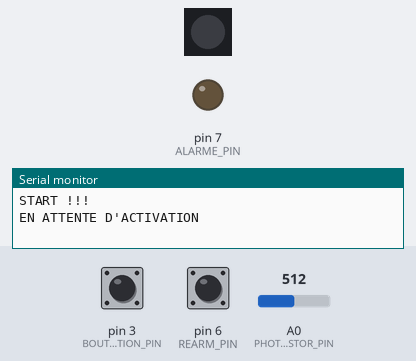
Bench run of a sketch on a simulated Arduino Uno, built with avr-gcc and run on an emulated ATmega328P. Shown: 1 RGB LEDs in strip order, left to right, output pins drawn as LEDs (lit = HIGH), the last lines printed to the serial monitor. The test bench sets the inputs (shaded band); at power-on: pin 3 (BOUTON_ACTIVATION_PIN) HIGH, A0 (PHOTORESISTOR_PIN) = 512, pin 6 (REARM_PIN) HIGH. Dim RGB values are drawn brighter than linear.

Above: at 1.6 s.
1.7 s: pin 3 (BOUTON_ACTIVATION_PIN) pulled LOW for 0.15 s
At 1.97 s:
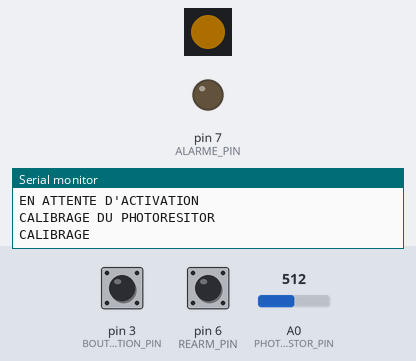
4.7 s: A0 (PHOTORESISTOR_PIN) set to 413
7.7 s: A0 (PHOTORESISTOR_PIN) set to 393
At 7.76 s:
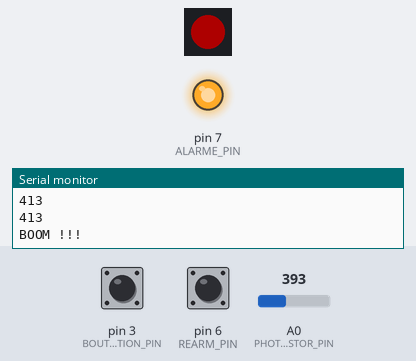
13.7 s: A0 (PHOTORESISTOR_PIN) set to 289
16.7 s: A0 (PHOTORESISTOR_PIN) set to 255
At 16.87 s:
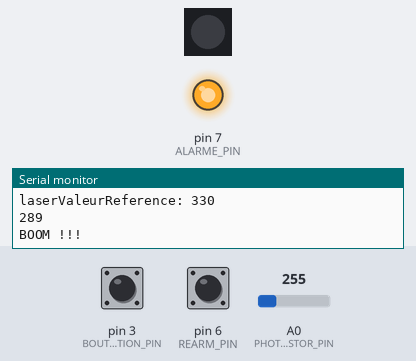
Timing chart, 0 to 20.7 s (numbered marks = the images above; inputs shaded):
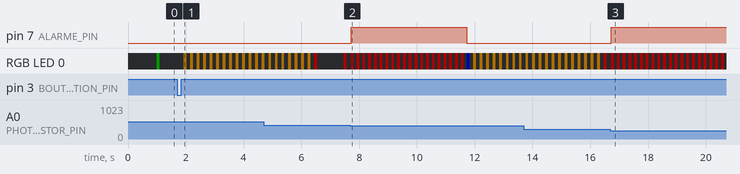

The sketch:

mineLaser01.ino
```cpp
// (licence header left out)
/*
 * ----------------------------------------------------------------------------
 * Ce montage permet de simuler une bombe/mine laser pour un jeu de role
 * grandeur nature ou une partie d'airsoft
 * !! CE N'EST PAS UNE VERITABLE BOMBE !!
 *
 * Vous aurez besoin
 * une carte Arduino uno ou nano
 * un photoresistor et d'une résistance 10 kOhms
 * une diode laser 5v
 * une alarme 5-12v et un mosfet 2N7000
 * une LED neopixel ou ws2811
 * une bouton poussoir NO (Normally Open)
 * un jumper de carte mere de PC ou un interrupteur on/off
 *
 * Vous aurez besoin d'installer la bibliothèque FastLED.h dans l'IDE
 *
 * ----------------------------------------------------------------------------
 */

/*
 * ----------------------------------------------------------------------------
 * PINOUT
 * A0     PHOTORESISTOR_PIN       photoresistor
 * D2     LED_DATA_PIN            led RGB neoPixel ou ws2811
 * D3     BOUTON_ACTIVATION_PIN   bouton d'activation
 * D6     REARM_PIN 6             jumper/interrupteur pour rearmement
 * D7     ALARME_PIN              mosfet + alarme
 * ----------------------------------------------------------------------------
 */


// LED RGB
#include <FastLED.h>  // https://github.com/FastLED/FastLED

#define NB_LEDS 1
#define LED_DATA_PIN 2

// tableau de leds neopixel
CRGB leds[NB_LEDS];

// COMMANDES & LASER
#define PHOTORESISTOR_PIN A0
#define BOUTON_ACTIVATION_PIN 3
#define ALARME_PIN 7

int laserValeurReference;
int laserMarge = 15;
int laserValeurActuelle;

// STATUT DE LA MINE
enum {MINE_ALLUMEE, MINE_LASER_CALIBRAGE, MINE_LASER_ACTIVE, MINE_EXPLOSEE};
byte statutMine = MINE_ALLUMEE;

// REARMEMENT
#define REARM_PIN 6

// HEARTBEAT
unsigned long int previousMillisHB;
unsigned long int currentMillisHB;
unsigned long int intervalHB;

// DIVERS
bool animationUneFois = true;


/*
 * ----------------------------------------------------------------------------
 * SETUP
 * ----------------------------------------------------------------------------
 */
void setup()
{
  Serial.begin(115200);

  // LED RGB
  // pour utiliser une led ws2811
  FastLED.addLeds<WS2811, LED_DATA_PIN>(leds, NB_LEDS);
  // pour utiliser une led adafruit neopixel
  //FastLED.addLeds<NEOPIXEL, LED_DATA_PIN>(leds, NB_LEDS);
  FastLED.setBrightness(50);

  // COMMANDES & LASER
  pinMode(PHOTORESISTOR_PIN, INPUT);

  pinMode(BOUTON_ACTIVATION_PIN, INPUT);
  digitalWrite(BOUTON_ACTIVATION_PIN, HIGH);

  pinMode(ALARME_PIN, OUTPUT);
  digitalWrite(ALARME_PIN, LOW);

  // REARMEMENT
  pinMode(REARM_PIN, INPUT);
  digitalWrite(REARM_PIN, HIGH);

  // HEARTBEAT
  previousMillisHB = millis();
  currentMillisHB = previousMillisHB;
  intervalHB = 1000;


  // DIVERS
  animationUneFois = true;

  Serial.println("START !!!");
  Serial.println("EN ATTENTE D'ACTIVATION");
}
/*
 * ----------------------------------------------------------------------------
 * FIN DU SETUP
 * ----------------------------------------------------------------------------
 */


/*
 * ----------------------------------------------------------------------------
 * LOOP
 * ----------------------------------------------------------------------------
 */
void loop()
{
  // loop en fonction du statut de la mine
  switch (statutMine)
  {
    case MINE_ALLUMEE:
      // attendre l'activation
      mineAllumee();
    break;

    case MINE_LASER_CALIBRAGE:
      // calibrer la luminosité sur le photoresistor
      laser_calibrage();
    break;

    case MINE_LASER_ACTIVE:
      // le laser est en position, la mine est active
      mineLaserActive();
    break;

    case MINE_EXPLOSEE:
      // animation d'explosion
      mineExplosee();
    break;

    default:
      // rien a faire
    break;
  }
}
/*
 * ----------------------------------------------------------------------------
 * FIN DU LOOP
 * ----------------------------------------------------------------------------
 */


/*
 * ----------------------------------------------------------------------------
 * FONCTIONS ADDITIONNELLES
 * ----------------------------------------------------------------------------
 */

// attendre l'activation
void mineAllumee()
{
  // heartbeat
  currentMillisHB = millis();
  if(currentMillisHB - previousMillisHB > intervalHB)
  {
    previousMillisHB = currentMillisHB;
    clignoteLed(0, CRGB::Green, 1);
  }

  // detection de l'activation par le bouton poussoir
  if (appuiSurBouton(BOUTON_ACTIVATION_PIN))
  {
    statutMine = MINE_LASER_CALIBRAGE;
    Serial.println("CALIBRAGE DU PHOTORESITOR");
  }
}


// la mine est activee
void mineLaserActive()
{
  // mesurer le laser sur le photoresistor
  laserValeurActuelle = lirePhotoresistor(5);

  // check si le laser est coupé
  int margeActuelle = (float) (laserValeurReference-laserValeurActuelle) / (float) laserValeurReference * 100;

  if (margeActuelle >= laserMarge)
  {
    // le laser est coupé, la mine explose
    statutMine = MINE_EXPLOSEE;
  }

  // heartbeat
  currentMillisHB = millis();
  if(currentMillisHB - previousMillisHB > intervalHB)
  {
    previousMillisHB = currentMillisHB;
    clignoteLed(0, CRGB::Red, 1);

    Serial.println(laserValeurActuelle);
  }
}


// la mine explose
void mineExplosee()
{
  if (animationUneFois)
  {
    // animation d'explosion
    animationUneFois = false;

    Serial.println("BOOM !!!");

    // activer l'alarme
    digitalWrite(ALARME_PIN, HIGH);

    // faire clignoter la led
    for (int i=0;i<10;i++)
    {
      clignoteLed(0, CRGB::Red, 2);
    }
    // desactiver l'alarme
    digitalWrite(ALARME_PIN, LOW);
  }

  // la mine a deja explosee
  // heartbeat
  currentMillisHB = millis();
  if(currentMillisHB - previousMillisHB > intervalHB)
  {
    previousMillisHB = currentMillisHB;
    clignoteLed(0, CRGB::Blue, 1);
  }

  // rearmer la mine si le jumper  REARM_PIN n'est pas présent
  if(digitalRead(REARM_PIN))
  {
    animationUneFois = true;
	statutMine = MINE_LASER_CALIBRAGE;
    Serial.println("LA MINE EST REARMEE");
  }
}


// calculer la luminosité sur le photoresistor
void laser_calibrage()
{
  laserValeurReference = 0;
  laserValeurActuelle = 0;

  Serial.println("CALIBRAGE");

  for (int i=0;i<20;i++)
  {
    laserValeurActuelle+=lirePhotoresistor(5);

    // animation de calibrage
    clignoteLed(0, CRGB::Orange, 1);

  }

  laserValeurActuelle/=20;
  laserValeurReference = laserValeurActuelle;
  Serial.print("laserValeurReference: ");
  Serial.println(laserValeurReference);

  // activer la mine laser
  statutMine = MINE_LASER_ACTIVE;
}

// lire le photoresistor cX fois
int lirePhotoresistor(int cX)
{
  int resultat = 0;
  for (int i=0;i<cX;i++)
  {
    resultat+=analogRead(PHOTORESISTOR_PIN);
    delay(5);
  }

  resultat/=cX;

  return(resultat);
}

// gestion d'un bouton poussoir
bool appuiSurBouton(int b)
{
  if (digitalRead(b)==false)
  {
    delay(100);
    while(digitalRead(b)==false)
    {
      // debounce delay
      delay(100);
    }
    return true;
  }
  else
  {
    return false;
  }
}


// faire clignoter cX fois la led cLed avec la couleur cCouleur
void clignoteLed(int cLed, CRGB cCouleur, int cX)
{
  for (int i=0;i<cX;i++)
  {
    leds[cLed] = cCouleur;
    FastLED.show();
    delay(100);
    leds[cLed] = CRGB::Black;
    FastLED.show();
    delay(100);
  }
}

/*
 * ----------------------------------------------------------------------------
 * FIN DU FONCTIONS ADDITIONNELLES
 * ----------------------------------------------------------------------------
 */
```

Measured:
- the behaviour switches between 403 and 402 on A0 (PHOTORESISTOR_PIN) (found by bisection; images 1 and 2)
- the behaviour switches between 273 and 272 on A0 (PHOTORESISTOR_PIN) (found by bisection; images 2 and 3)
- after the input at 7.7 s, pin 7 (ALARME_PIN): LOW → HIGH at once, → LOW 4.0 s later
- after the input at 16.7 s, pin 7 (ALARME_PIN): LOW → HIGH at once
